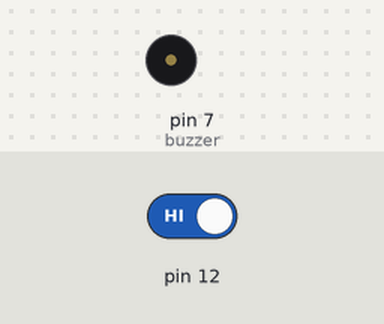
A sketch run on a simulated Arduino Uno, built with avr-gcc and run on an emulated ATmega328P. Parts: buzzer (waves = sounding). The inputs (shaded band) are chosen by the test bench; at power-on: pin 12 HIGH.

Above: at 1.2 s.
1.3 s: pin 12 driven LOW
At 1.7 s:
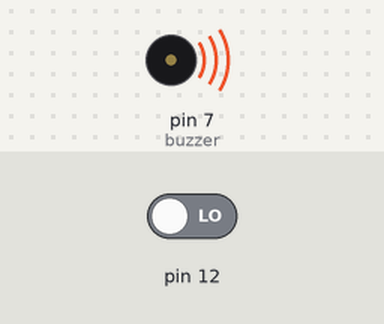
4.3 s: pin 12 driven HIGH
At 5.3 s:
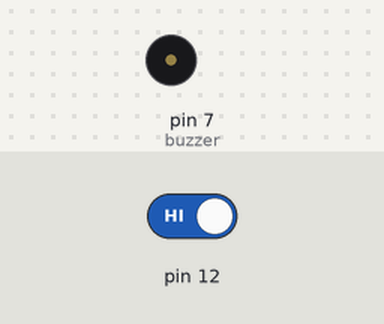
Timing chart, 0 to 7.3 s (numbered marks = the images above; inputs shaded):
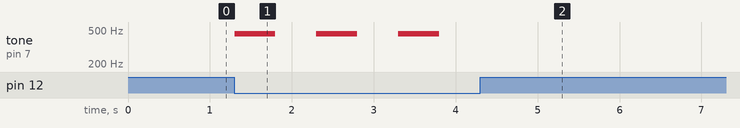

The sketch:

7Oct_Aurdinob.ino
```cpp
#define buzzer 7
void setup()
{
  // put your setup code here, to run once:
  pinMode(12, INPUT);
  pinMode(buzzer, OUTPUT);
}

void loop()
{
  // put your main code here, to run repeatedly:
  if(digitalRead(12)== LOW)
  {
    tone(buzzer,450);
    delay(500);
    noTone(buzzer);
    delay(500);
  }
  else
  {
    delay(100);
  }
}
```

Measured:
- after the input at 1.3 s, tone on pin 7 (buzzer): alternates 450 Hz for 0.50 s and silent for 0.50 s, starting at once
- after the input at 4.3 s, tone on pin 7 (buzzer): stops changing and stays silent
